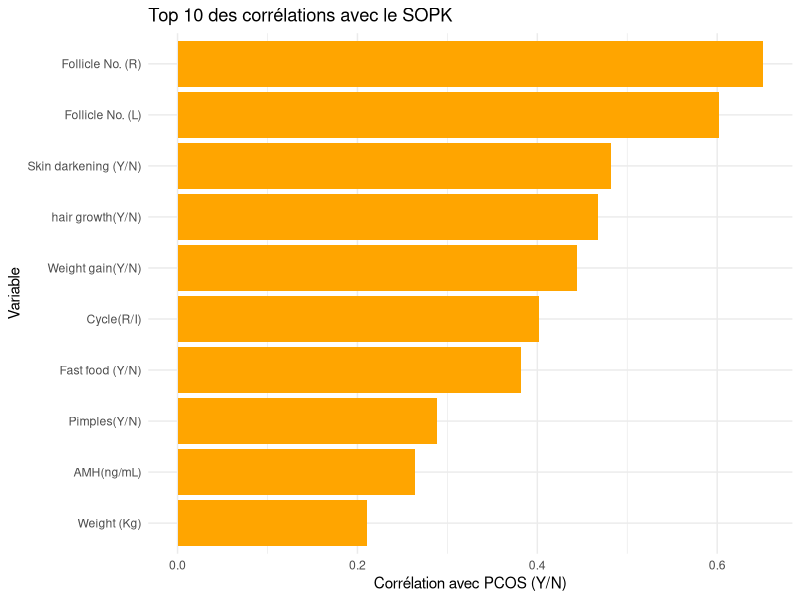

Write the R code that produced this figure.
# Analyse statistique comparative entre SOPK et non SOPK

library(readxl)
library(dplyr)
library(ggplot2)

# Importer les données nettoyées
donnees_sopk <- read_excel("data/PCOS_data_without_infertility.xlsx")
donnees_sopk <- na.omit(donnees_sopk)
donnees_sopk$`II    beta-HCG(mIU/mL)` <- as.numeric(donnees_sopk$`II    beta-HCG(mIU/mL)`)
donnees_sopk$`AMH(ng/mL)` <- as.numeric(donnees_sopk$`AMH(ng/mL)`)

# Rendre la variable PCOS numérique
donnees_sopk$`PCOS (Y/N)` <- as.numeric(as.character(donnees_sopk$`PCOS (Y/N)`))

# Sélectionner les variables numériques sans les identifiants
donnees_numeriques <- donnees_sopk %>%
  select(-`Sl. No`, -`Patient File No.`) %>%
  select(where(is.numeric))

# Calculer la corrélation avec SOPK pour toutes les autres variables
correlations <- sapply(donnees_numeriques, function(var) {
  if (all(is.na(var))) return(NA)
  cor(donnees_sopk$`PCOS (Y/N)`, var, use = "complete.obs")
})

# Créer un dataframe
cor_df <- data.frame(
  Variable = names(correlations),
  Correlation = correlations
)

# Exclure PCOS et trier par ordre décroissant
cor_df <- cor_df[cor_df$Variable != "PCOS (Y/N)", ]
cor_df <- cor_df[order(abs(cor_df$Correlation), decreasing = TRUE), ]

# Afficher les 10 variables les plus corrélées
head(cor_df, 10)

# Afficher le graphique
top_vars <- head(cor_df, 10)

ggplot(top_vars, aes(x = reorder(Variable, Correlation), y = Correlation)) +
  geom_bar(stat = "identity", fill = "orange") +
  coord_flip() +
  labs(
    title = "Top 10 des corrélations avec le SOPK",
    x = "Variable",
    y = "Corrélation avec PCOS (Y/N)"
  ) +
  theme_minimal()

# Tests du Khi2
# Gain de poids
chisq.test(table(donnees_sopk$`Weight gain(Y/N)`, donnees_sopk$`PCOS (Y/N)`))

# Consommation de fast food
chisq.test(table(donnees_sopk$`Fast food (Y/N)`, donnees_sopk$`PCOS (Y/N)`))

# Pigmentation de la peau
chisq.test(table(donnees_sopk$`Skin darkening (Y/N)`, donnees_sopk$`PCOS (Y/N)`))

# Pimples
chisq.test(table(donnees_sopk$`Pimples(Y/N)`, donnees_sopk$`PCOS (Y/N)`))

# Pilosité
chisq.test(table(donnees_sopk$`hair growth(Y/N)`, donnees_sopk$`PCOS (Y/N)`))

# Acné
chisq.test(table(donnees_sopk$`Pimples(Y/N)`, donnees_sopk$`PCOS (Y/N)`))

# Tests T
# Test t pour BMI
t.test(BMI ~ `PCOS (Y/N)`, data = donnees_sopk)

# Test t pour follicule gauche
t.test(`Follicle No. (L)` ~ `PCOS (Y/N)`, data = donnees_sopk)

# Test t pour follicule droite 
t.test(`Follicle No. (R)` ~ `PCOS (Y/N)`, data = donnees_sopk)

# Test t pour AMH
t.test(`AMH(ng/mL)` ~ `PCOS (Y/N)`, data = donnees_sopk)

# Test t pour poids 
t.test(`Weight (Kg)` ~ `PCOS (Y/N)`, data = donnees_sopk)
